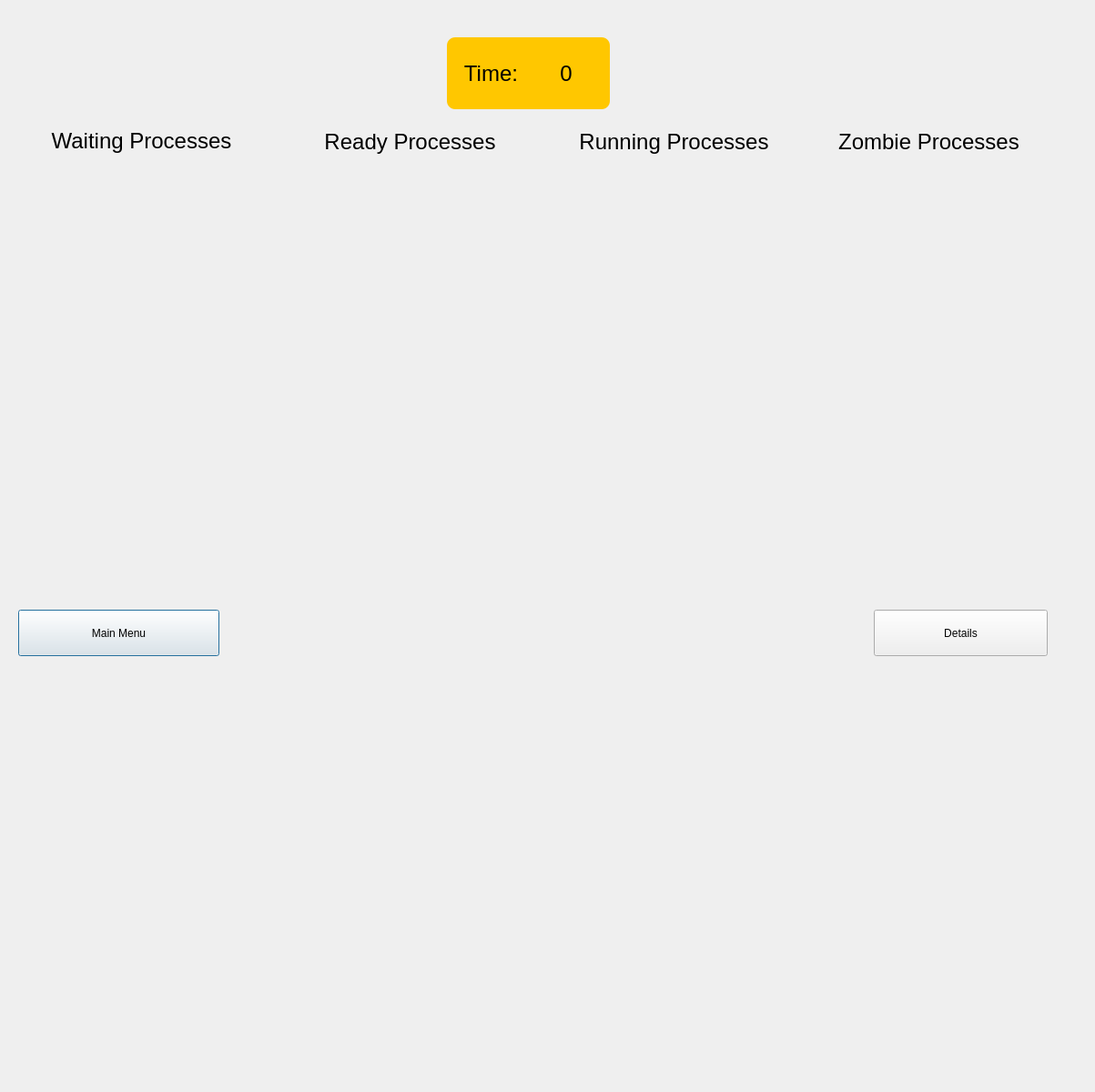
<?xml version="1.0" encoding="UTF-8"?>
<ui version="4.0">
 <class>Execution_dialog</class>
 <widget class="QDialog" name="Execution_dialog">
  <property name="geometry">
   <rect>
    <x>0</x>
    <y>0</y>
    <width>1203</width>
    <height>1200</height>
   </rect>
  </property>
  <property name="sizePolicy">
   <sizepolicy hsizetype="Fixed" vsizetype="Fixed">
    <horstretch>0</horstretch>
    <verstretch>0</verstretch>
   </sizepolicy>
  </property>
  <property name="windowTitle">
   <string>Dialog</string>
  </property>
  <widget class="QWidget" name="verticalLayoutWidget">
   <property name="geometry">
    <rect>
     <x>70</x>
     <y>180</y>
     <width>211</width>
     <height>481</height>
    </rect>
   </property>
   <layout class="QVBoxLayout" name="Waiting_process">
    <item>
     <spacer name="verticalSpacer">
      <property name="orientation">
       <enum>Qt::Orientation::Vertical</enum>
      </property>
      <property name="sizeHint" stdset="0">
       <size>
        <width>20</width>
        <height>40</height>
       </size>
      </property>
     </spacer>
    </item>
   </layout>
  </widget>
  <widget class="QWidget" name="verticalLayoutWidget_2">
   <property name="geometry">
    <rect>
     <x>320</x>
     <y>180</y>
     <width>261</width>
     <height>481</height>
    </rect>
   </property>
   <layout class="QVBoxLayout" name="Ready_process_layout">
    <item>
     <spacer name="verticalSpacer_2">
      <property name="orientation">
       <enum>Qt::Orientation::Vertical</enum>
      </property>
      <property name="sizeHint" stdset="0">
       <size>
        <width>20</width>
        <height>40</height>
       </size>
      </property>
     </spacer>
    </item>
   </layout>
  </widget>
  <widget class="QWidget" name="verticalLayoutWidget_3">
   <property name="geometry">
    <rect>
     <x>910</x>
     <y>180</y>
     <width>241</width>
     <height>481</height>
    </rect>
   </property>
   <layout class="QVBoxLayout" name="zombie_process">
    <property name="spacing">
     <number>4</number>
    </property>
    <item>
     <spacer name="verticalSpacer_3">
      <property name="orientation">
       <enum>Qt::Orientation::Vertical</enum>
      </property>
      <property name="sizeHint" stdset="0">
       <size>
        <width>20</width>
        <height>40</height>
       </size>
      </property>
     </spacer>
    </item>
   </layout>
  </widget>
  <widget class="QLabel" name="label">
   <property name="geometry">
    <rect>
     <x>30</x>
     <y>139</y>
     <width>251</width>
     <height>31</height>
    </rect>
   </property>
   <property name="styleSheet">
    <string notr="true">font-family:&quot;Times New Roman&quot;;
font-weight:bolder;
font-size:24px;</string>
   </property>
   <property name="text">
    <string>Waiting Processes</string>
   </property>
   <property name="alignment">
    <set>Qt::AlignmentFlag::AlignCenter</set>
   </property>
  </widget>
  <widget class="QLabel" name="label_2">
   <property name="geometry">
    <rect>
     <x>610</x>
     <y>140</y>
     <width>261</width>
     <height>31</height>
    </rect>
   </property>
   <property name="styleSheet">
    <string notr="true">font-family:&quot;Times New Roman&quot;;
font-weight:bolder;
font-size:24px;</string>
   </property>
   <property name="text">
    <string>Running Processes</string>
   </property>
   <property name="alignment">
    <set>Qt::AlignmentFlag::AlignCenter</set>
   </property>
  </widget>
  <widget class="QLabel" name="label_3">
   <property name="geometry">
    <rect>
     <x>890</x>
     <y>140</y>
     <width>261</width>
     <height>31</height>
    </rect>
   </property>
   <property name="styleSheet">
    <string notr="true">font-family:&quot;Times New Roman&quot;;
font-weight:bolder;
font-size:24px;</string>
   </property>
   <property name="text">
    <string>Zombie Processes</string>
   </property>
   <property name="alignment">
    <set>Qt::AlignmentFlag::AlignCenter</set>
   </property>
  </widget>
  <widget class="QGroupBox" name="groupBox">
   <property name="geometry">
    <rect>
     <x>490</x>
     <y>40</y>
     <width>181</width>
     <height>81</height>
    </rect>
   </property>
   <property name="styleSheet">
    <string notr="true">border:2px solid transparent;background-color:#FFC700;border-radius:10px</string>
   </property>
   <layout class="QHBoxLayout" name="horizontalLayout">
    <item>
     <widget class="QLabel" name="label_4">
      <property name="styleSheet">
       <string notr="true">font-family:&quot;Times New Roman&quot;;
font-size:24px;</string>
      </property>
      <property name="text">
       <string>Time:</string>
      </property>
      <property name="alignment">
       <set>Qt::AlignmentFlag::AlignCenter</set>
      </property>
     </widget>
    </item>
    <item>
     <widget class="QLabel" name="timer_label">
      <property name="styleSheet">
       <string notr="true">font-family:&quot;Times New Roman&quot;;
font-size:24px;</string>
      </property>
      <property name="text">
       <string>0</string>
      </property>
      <property name="alignment">
       <set>Qt::AlignmentFlag::AlignCenter</set>
      </property>
     </widget>
    </item>
   </layout>
  </widget>
  <widget class="QWidget" name="verticalLayoutWidget_4">
   <property name="geometry">
    <rect>
     <x>610</x>
     <y>180</y>
     <width>251</width>
     <height>481</height>
    </rect>
   </property>
   <layout class="QVBoxLayout" name="RunningProcesses_layout"/>
  </widget>
  <widget class="QLabel" name="label_5">
   <property name="geometry">
    <rect>
     <x>320</x>
     <y>140</y>
     <width>261</width>
     <height>31</height>
    </rect>
   </property>
   <property name="styleSheet">
    <string notr="true">font-family:&quot;Times New Roman&quot;;
font-weight:bolder;
font-size:24px;</string>
   </property>
   <property name="text">
    <string>Ready Processes</string>
   </property>
   <property name="alignment">
    <set>Qt::AlignmentFlag::AlignCenter</set>
   </property>
  </widget>
  <widget class="QPushButton" name="pushButton">
   <property name="geometry">
    <rect>
     <x>20</x>
     <y>670</y>
     <width>221</width>
     <height>51</height>
    </rect>
   </property>
   <property name="text">
    <string>Main Menu</string>
   </property>
  </widget>
  <widget class="QPushButton" name="pushButton_2">
   <property name="geometry">
    <rect>
     <x>960</x>
     <y>670</y>
     <width>191</width>
     <height>51</height>
    </rect>
   </property>
   <property name="text">
    <string>Details</string>
   </property>
  </widget>
 </widget>
 <resources/>
 <connections/>
</ui>
